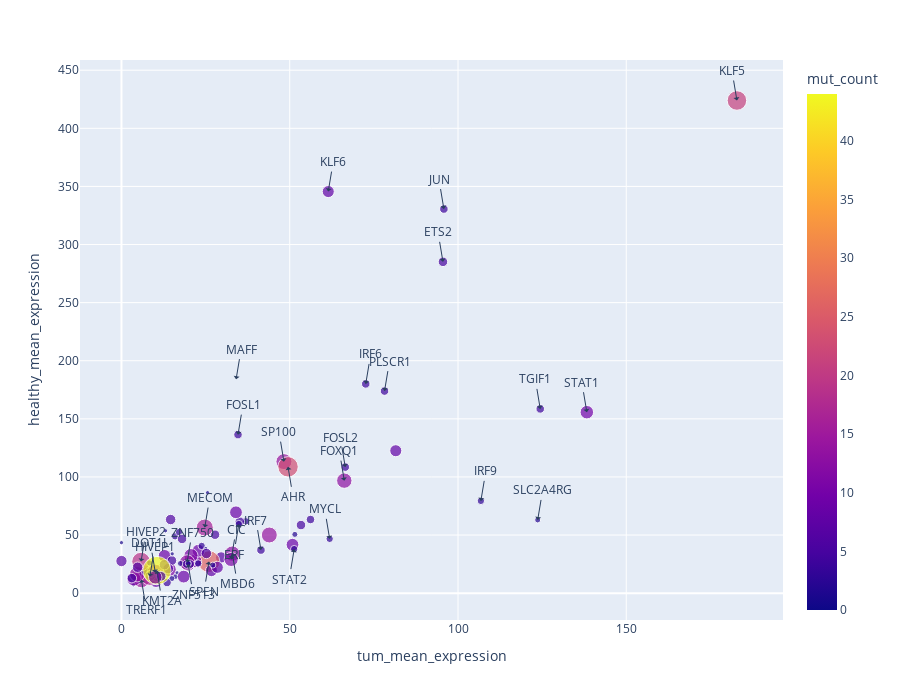

This figure's notebook cell:
### Code cell
fig

### Figure 1 — Plotly figure (JSON) as saved in the notebook; plotly's stock layout.template omitted (floating-point values rounded to 4 significant figures)
{"data": [{"customdata": [["TMF1"], ["TGIF1"], ["TRERF1"], ["ZBTB10"], ["NFATC4"], ["DBP"], ["HES2"], ["SP100"], ["SPEN"], ["MAFG"], ["EGR1"], ["ZNF513"], ["ZNF609"], ["ETS2"], ["ZSCAN16"], ["ATF3"], ["ATMIN"], ["AHR"], ["LCOR"], ["ZBTB21"], ["FOSL2"], ["ZNF552"], ["MAFK"], ["CASZ1"], ["ANKZF1"], ["BNC1"], ["TCF20"], ["SP1"], ["BCL6"], ["MYCL"], ["ETV7"], ["KLF4"], ["SP110"], ["FOXQ1"], ["ZNF335"], ["SAFB2"], ["SKI"], ["POGK"], ["MSX2"], ["MAFF"], ["FOSL1"], ["RUNX1"], ["OVOL1"], ["HIVEP1"], ["NFAT5"], ["KLF5"], ["ZNF750"], ["PHF1"], ["EBF4"], ["NR4A2"], ["STAT1"], ["MBD6"], ["JRK"], ["KLF6"], ["DOT1L"], ["IRF9"], ["FOXJ3"], ["ETS1"], ["ZBTB4"], ["ZNF846"], ["BHLHE41"], ["MECOM"], ["SATB1"], ["ZNF524"], ["IRF7"], ["ETV3"], ["HIVEP2"], ["ERF"], ["IRF6"], ["ZBTB7C"], ["TEAD1"], ["ZNF276"], ["PLSCR1"], ["MSANTD3"], ["STAT2"], ["ARID5B"], ["SLC2A4RG"], ["ELK4"], ["KLF16"], ["HOXB6"], ["CIC"], ["ZNF586"], ["KMT2A"], ["SRF"], ["ELF4"], ["ZNF211"], ["ZXDB"], ["MBD1"], ["FBXL19"], ["REL"], ["GRHL3"], ["JUN"], ["REPIN1"], ["TP63"], ["ZNF224"], ["NFIL3"]], "hovertemplate": "tum_mean_expression=%{x}<br>healthy_mean_expression=%{y}<br>mut_count=%{marker.color}<br>gene=%{customdata[0]}<extra></extra>", "legendgroup": "", "marker": {"color": [9, 4, 15, 1, 7, 2, 1, 14, 26, 1, 8, 11, 7, 5, 0, 0, 10, 23, 3, 11, 4, 3, 1, 8, 8, 7, 11, 9, 3, 3, 2, 3, 3, 13, 12, 5, 1, 8, 1, 0, 4, 11, 0, 17, 13, 21, 13, 9, 0, 4, 10, 13, 3, 8, 16, 3, 5, 5, 5, 6, 5, 16, 6, 2, 4, 1, 19, 3, 4, 4, 2, 9, 4, 2, 3, 8, 2, 6, 1, 6, 11, 3, 44, 4, 6, 5, 5, 9, 4, 6, 4, 4, 2, 14, 10, 2], "coloraxis": "coloraxis", "size": [9, 4, 15, 1, 7, 2, 1, 14, 26, 1, 8, 11, 7, 5, 0, 0, 10, 23, 3, 11, 4, 3, 1, 8, 8, 7, 11, 9, 3, 3, 2, 3, 3, 13, 12, 5, 1, 8, 1, 0, 4, 11, 0, 17, 13, 21, 13, 9, 0, 4, 10, 13, 3, 8, 16, 3, 5, 5, 5, 6, 5, 16, 6, 2, 4, 1, 19, 3, 4, 4, 2, 9, 4, 2, 3, 8, 2, 6, 1, 6, 11, 3, 44, 4, 6, 5, 5, 9, 4, 6, 4, 4, 2, 14, 10, 2], "sizemode": "area", "sizeref": 0.11, "symbol": "circle"}, "mode": "markers", "name": "", "orientation": "v", "showlegend": false, "type": "scatter", "x": [12.82, 124.4, 5.911, 3.553, 29.61, 16.08, 0, 48.28, 26.0, 9.131, 81.51, 19.82, 7.231, 95.53, 9.084, 63.29, 21.87, 49.5, 6.392, 3.711, 66.51, 15.94, 25.59, 10.28, 26.74, 0, 14.19, 22.88, 36.99, 61.86, 14.96, 23.83, 22.81, 66.22, 10.46, 53.34, 16.53, 28.49, 25.08, 34.07, 34.63, 20.65, 26.83, 8.431, 4.684, 182.9, 19.51, 50.82, 11.19, 7.149, 138.3, 32.95, 17.12, 61.44, 10.07, 106.8, 15.0, 27.79, 18.01, 13.92, 35.16, 24.75, 12.77, 27.15, 41.45, 13.08, 5.82, 34.87, 72.58, 13.55, 8.365, 18.49, 78.17, 17.53, 51.33, 10.68, 123.7, 8.575, 15.07, 14.61, 32.6, 8.762, 10.55, 20.4, 25.23, 11.82, 3.09, 34.03, 19.36, 4.794, 56.17, 95.81, 51.52, 43.93, 10.04, 19.87], "xaxis": "x", "y": [32.09, 158.6, 11.77, 7.196, 30.76, 14.42, 43.49, 113.2, 27.19, 22.64, 122.6, 25.03, 19.04, 285.1, 10.94, 299.6, 27.66, 108.7, 16.8, 12.24, 108.5, 48.96, 86.47, 10.09, 19.42, 27.66, 20.3, 36.57, 61.87, 46.75, 12.56, 40.65, 25.58, 96.83, 13.61, 58.61, 17.52, 22.26, 38.44, 184.2, 136.4, 32.34, 63.55, 14.25, 16.32, 423.9, 26.39, 41.69, 11.7, 18.89, 155.7, 34.01, 52.6, 345.6, 17.62, 79.41, 28.1, 50.31, 46.69, 21.13, 61.47, 56.45, 24.46, 24.19, 37.08, 53.71, 27.19, 59.49, 180.1, 9.167, 26.02, 14.26, 173.9, 25.57, 37.91, 15.2, 63.02, 14.99, 33.82, 63.35, 29.02, 16.58, 19.5, 25.02, 34.16, 14.51, 12.93, 69.6, 25.05, 22.35, 63.39, 330.5, 50.57, 50.05, 13.72, 25.53], "yaxis": "y"}], "layout": {"annotations": [{"arrowhead": 1, "ax": -5, "ay": -30, "showarrow": true, "text": "TGIF1", "x": 124.4, "y": 158.6}, {"arrowhead": 1, "ax": 5, "ay": -30, "showarrow": true, "text": "SLC2A4RG", "x": 123.7, "y": 63.02}, {"arrowhead": 1, "ax": 5, "ay": 30, "showarrow": true, "text": "TRERF1", "x": 5.911, "y": 11.77}, {"arrowhead": 1, "ax": 5, "ay": -30, "showarrow": true, "text": "KLF6", "x": 61.44, "y": 345.6}, {"arrowhead": 1, "ax": -5, "ay": -30, "showarrow": true, "text": "DOT1L", "x": 10.07, "y": 17.62}, {"arrowhead": 1, "ax": 5, "ay": -30, "showarrow": true, "text": "IRF9", "x": 106.8, "y": 79.41}, {"arrowhead": 1, "ax": -5, "ay": -30, "showarrow": true, "text": "SP100", "x": 48.28, "y": 113.2}, {"arrowhead": 1, "ax": -5, "ay": 30, "showarrow": true, "text": "SPEN", "x": 26.0, "y": 27.19}, {"arrowhead": 1, "ax": 5, "ay": 30, "showarrow": true, "text": "KMT2A", "x": 10.55, "y": 19.5}, {"arrowhead": 1, "ax": 5, "ay": -30, "showarrow": true, "text": "MECOM", "x": 24.75, "y": 56.45}, {"arrowhead": 1, "ax": -5, "ay": -30, "showarrow": true, "text": "ETS2", "x": 95.53, "y": 285.1}, {"arrowhead": 1, "ax": 5, "ay": -30, "showarrow": true, "text": "MAFF", "x": 34.07, "y": 184.2}, {"arrowhead": 1, "ax": 5, "ay": 30, "showarrow": true, "text": "AHR", "x": 49.5, "y": 108.7}, {"arrowhead": 1, "ax": 5, "ay": -30, "showarrow": true, "text": "HIVEP1", "x": 8.431, "y": 14.25}, {"arrowhead": 1, "ax": -5, "ay": -30, "showarrow": true, "text": "JUN", "x": 95.81, "y": 330.5}, {"arrowhead": 1, "ax": 5, "ay": -30, "showarrow": true, "text": "HIVEP2", "x": 5.82, "y": 27.19}, {"arrowhead": 1, "ax": -5, "ay": -30, "showarrow": true, "text": "FOSL2", "x": 66.51, "y": 108.5}, {"arrowhead": 1, "ax": 5, "ay": -30, "showarrow": true, "text": "IRF6", "x": 72.58, "y": 180.1}, {"arrowhead": 1, "ax": -5, "ay": -30, "showarrow": true, "text": "KLF5", "x": 182.9, "y": 423.9}, {"arrowhead": 1, "ax": 5, "ay": -30, "showarrow": true, "text": "PLSCR1", "x": 78.17, "y": 173.9}, {"arrowhead": 1, "ax": -5, "ay": -30, "showarrow": true, "text": "STAT1", "x": 138.3, "y": 155.7}, {"arrowhead": 1, "ax": 5, "ay": -30, "showarrow": true, "text": "FOSL1", "x": 34.63, "y": 136.4}, {"arrowhead": 1, "ax": -5, "ay": -30, "showarrow": true, "text": "FOXQ1", "x": 66.22, "y": 96.83}, {"arrowhead": 1, "ax": -5, "ay": 30, "showarrow": true, "text": "ERF", "x": 34.87, "y": 59.49}, {"arrowhead": 1, "ax": -5, "ay": -30, "showarrow": true, "text": "MYCL", "x": 61.86, "y": 46.75}, {"arrowhead": 1, "ax": -5, "ay": 30, "showarrow": true, "text": "STAT2", "x": 51.33, "y": 37.91}, {"arrowhead": 1, "ax": -5, "ay": -30, "showarrow": true, "text": "IRF7", "x": 41.45, "y": 37.08}, {"arrowhead": 1, "ax": 5, "ay": -30, "showarrow": true, "text": "CIC", "x": 32.6, "y": 29.02}, {"arrowhead": 1, "ax": 5, "ay": 30, "showarrow": true, "text": "MBD6", "x": 32.95, "y": 34.01}, {"arrowhead": 1, "ax": 5, "ay": -30, "showarrow": true, "text": "ZNF750", "x": 19.51, "y": 26.39}, {"arrowhead": 1, "ax": 5, "ay": 30, "showarrow": true, "text": "ZNF513", "x": 19.82, "y": 25.03}], "coloraxis": {"colorbar": {"title": {"text": "mut_count"}}, "colorscale": [[0, "#0d0887"], [0.1111, "#46039f"], [0.2222, "#7201a8"], [0.3333, "#9c179e"], [0.4444, "#bd3786"], [0.5556, "#d8576b"], [0.6667, "#ed7953"], [0.7778, "#fb9f3a"], [0.8889, "#fdca26"], [1, "#f0f921"]]}, "height": 700, "legend": {"itemsizing": "constant", "tracegroupgap": 0}, "margin": {"t": 60}, "xaxis": {"anchor": "y", "domain": [0, 1], "title": {"text": "tum_mean_expression"}}, "yaxis": {"anchor": "x", "domain": [0, 1], "title": {"text": "healthy_mean_expression"}}}}
